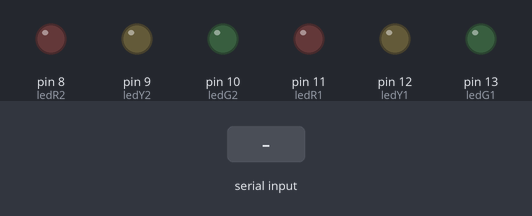
Simulated run of this sketch. Board: Arduino Uno, built with avr-gcc and run on an emulated ATmega328P. On the bench: output pins drawn as LEDs (lit = HIGH). Inputs (shaded band) come from the test bench. What the sketch prints to the serial monitor is not drawn.

Above: at 1.2 s.
1.3 s: "90,45,200\n" received over Serial
At 2.9 s:
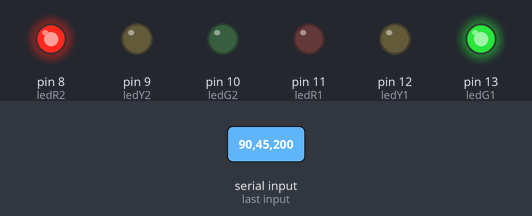
At 32.9 s:
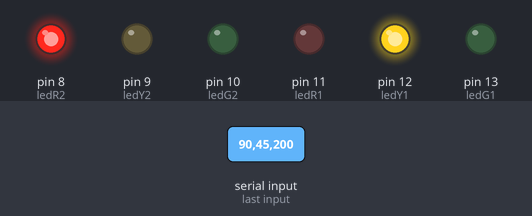
Timing chart, 0 to 43.8 s (numbered marks = the images above; inputs shaded):
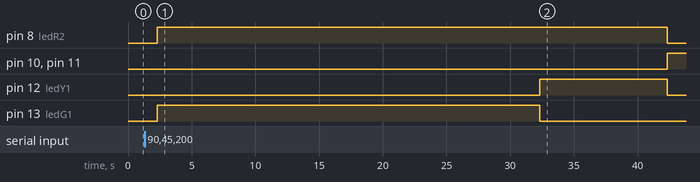

The sketch:

buttoncode.ino
```cpp
    const int ledG1 = 13;
    const int ledY1 = 12;
    const int ledR1 = 11;
    const int ledG2 = 10;
    const int ledY2 = 9;
    const int ledR2 = 8;
    const int but = 6;
    const long settedTime = 22 * 3600 + 30 * 60;

    const int green= 30000;
    const int yellow = 10000;
    const int red = 40000;

    void setup()
    {
      Serial.begin(9600);
      for(int i =8;i<14;i++){
        pinMode(i,OUTPUT);
      }
      pinMode(but,INPUT);
    }

    void loop()
    {
      long currentTime = getTime();
      while(isEarly(currentTime)){
        earlyLed();
      }
      while(true){
        lateLed();
      }
    }

    long getTime(){
      long currentTime;
      Serial.println("Enter time in the format hh:mm:ss");
      while (Serial.available() == 0) {
      }
      String inputTime = Serial.readString();
      int hours = inputTime.substring(0, 2).toInt();
      int minutes = inputTime.substring(3, 5).toInt();
      int seconds = inputTime.substring(6, 8).toInt();
      currentTime = hours * 3600 + minutes * 60 + seconds;
      return currentTime;
    }

    boolean isEarly(long currentTime){
      if (currentTime < 22 * 3600 + 30 * 60) {
        return true;
      } else {
        return false;
      }
    }

    void earlyLed(){
      led1(true,false,false);
      led2(false,false,true);
      delay(green);
      led1(false,true,false);
      led2(false,false,true);
      delay(yellow);
      led1(false,false,true);
      led2(true,false,false);
      delay(green);
      led1(false,false,true);
      led2(false,true,false);
      delay(yellow);
    }

    void lateLed(){
      led1(true,false,false);
      led2(true,false,false);
      if(digitalRead(but)==1){
        led1(false,false,true);
        led2(false,false,true);
        delay(red);
      }
    }


    void led1(boolean ledG, boolean ledY, boolean ledR){
      if(ledG){
        digitalWrite(ledG1,HIGH);
      }else{
        digitalWrite(ledG1,LOW);
      }

      if(ledY){
        digitalWrite(ledY1,HIGH);
      }else{
        digitalWrite(ledY1,LOW);
      }

      if(ledR){
        digitalWrite(ledR1,HIGH);
      }else{
        digitalWrite(ledR1,LOW);
      }
    }

    void led2(boolean ledG, boolean ledY, boolean ledR){
      if(ledG){
        digitalWrite(ledG2,HIGH);
      }else{
        digitalWrite(ledG2,LOW);
      }

      if(ledY){
        digitalWrite(ledY2,HIGH);
      }else{
        digitalWrite(ledY2,LOW);
      }

      if(ledR){
        digitalWrite(ledR2,HIGH);
      }else{
        digitalWrite(ledR2,LOW);
      }
    }
```

Measured:
- after the input at 1.3 s, pin 8 (ledR2): LOW → HIGH after 1.0 s, → LOW 40.0 s later; pin 10 (ledG2), pin 11 (ledR1): LOW → HIGH after 41.0 s; pin 12 (ledY1): LOW → HIGH after 31.0 s, → LOW 10.0 s later; pin 13 (ledG1): LOW → HIGH after 1.0 s, → LOW 30.0 s later
